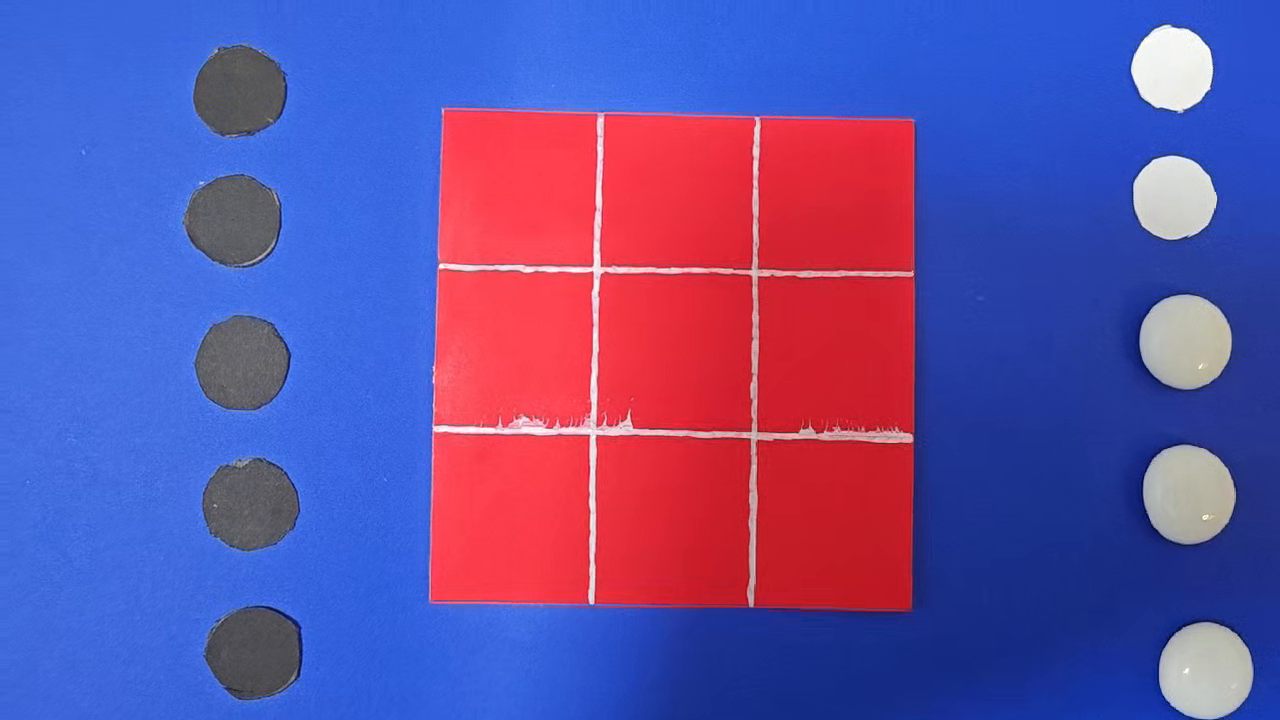
//> input picture frame 36 of images/blue_background_rotate.mp4, 1280 x 720 px
$ ./test   (built with g++ and OpenCV 4)
//> lines starting //> are read from the running program, lines starting //| are printed output that depends on the picture; after the words box and inside, x2 and y2 are one past the last pixel; in counts of white or black regions, pixels touching at a corner belong together
//
// Created by wjr on 2026/2/13.
//
#include "image_processor.h"

int main() {
    cv::VideoCapture capture("../images/blue_background_rotate.mp4");
    //cv::Mat3b chessboard_image=vision::read_image_from_source("../images/tic_tac_toe.jpg");
    while (true) {
        cv::Mat3b chessboard_image;
        capture>>chessboard_image;
//> chessboard_image is the input picture: 720 rows x 1280 cols, CV_8UC3; mean B, G, R 160.2, 81.8, 101.1

        cv::Mat hsv_image;
        cv::cvtColor(chessboard_image,hsv_image,cv::COLOR_BGR2HSV);
//> hsv_image: 720 rows x 1280 cols, CV_8UC3; mean H, S, V 126.7, 180.5, 200.6
        std::vector<cv::Mat> hsv_channels;
        cv::split(hsv_image,hsv_channels);

        cv::Mat grey_image;
        cv::cvtColor(chessboard_image,grey_image,cv::COLOR_BGR2GRAY);
        std::vector<cv::Mat> grey_channels;
        cv::split(grey_image,grey_channels);

        // [4 lines of commented-out code are left out]

        cv::medianBlur(hsv_channels[1],hsv_channels[1],19);
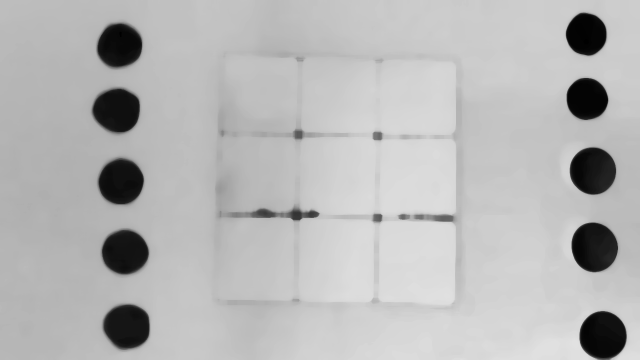
//> hsv_channels[1]: 720 rows x 1280 cols, CV_8UC1 (shown at 1/2 size); min 0, max 225, mean 182.7
        cv::GaussianBlur(hsv_channels[1],hsv_channels[1],cv::Size(7,7),0);
//> hsv_channels[1]: 720 rows x 1280 cols, CV_8UC1; 11.82% of pixels changed, all inside (x1, y1, x2, y2) = (0, 0, 1280, 720)
        cv::Mat1b thresh;
        cv::adaptiveThreshold(hsv_channels[1],thresh,255,cv::ADAPTIVE_THRESH_GAUSSIAN_C,cv::THRESH_BINARY,15,-2);
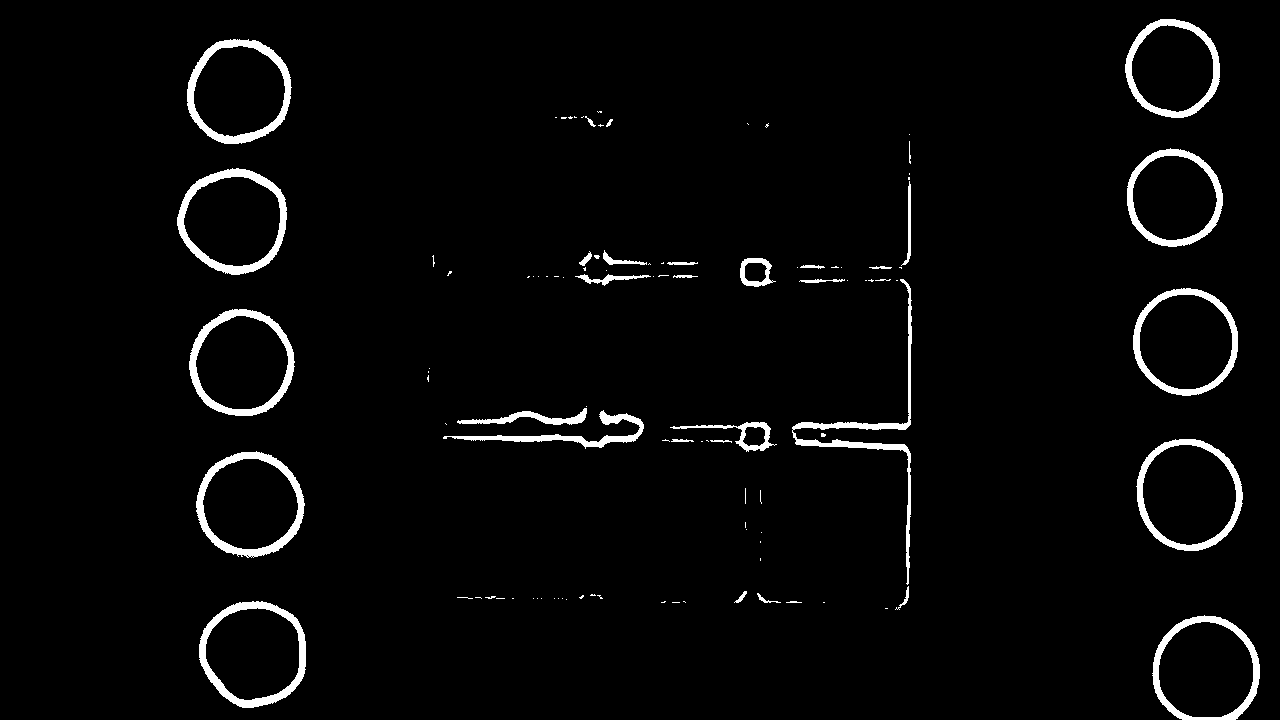
//> thresh: 720 rows x 1280 cols, CV_8UC1; 3.1% white; 105 white regions (71 under 20 px), largest, box (x1, y1, x2, y2) and area: (177, 168, 287, 275) 2374, (196, 451, 305, 558) 2305, (187, 39, 292, 144) 2299

        //---------------在这里使用与运算消除掉中间的框

        cv::Mat kernel=cv::getStructuringElement(cv::MORPH_ELLIPSE,cv::Size(5,5));
        cv::dilate(thresh,thresh,kernel);
        cv::erode(thresh,thresh,kernel);

        cv::Mat kernel1=cv::getStructuringElement(cv::MORPH_ELLIPSE,cv::Size(3,3));
        cv::erode(thresh,thresh,kernel1);
        cv::dilate(thresh,thresh,kernel1);
//> thresh: 720 rows x 1280 cols, CV_8UC1; 3.1% white; 54 white regions (20 under 20 px), largest, box (x1, y1, x2, y2) and area: (177, 168, 287, 275) 2381, (196, 451, 305, 558) 2322, (187, 39, 292, 144) 2302


        cv::Mat1b edge_image;
        cv::Canny(thresh,edge_image,50,150);
//> edge_image: 720 rows x 1280 cols, CV_8UC1; 1.1% white in thin lines or dots, all inside (x1, y1, x2, y2) = (176, 18, 1260, 720)

        std::vector<std::vector<cv::Point>> contours;
        std::vector<cv::Vec4i> hierarchy;
        cv::findContours(edge_image,contours,hierarchy,cv::RETR_EXTERNAL,cv::CHAIN_APPROX_NONE);
//> contours = 51 contours, 18 with area under 20; largest, box (x1, y1, x2, y2) and area: (1136, 438, 1243, 551) 9420, (176, 167, 287, 275) 9056, (198, 600, 306, 708) 9032, (195, 451, 305, 558) 8964, (1132, 287, 1238, 396) 8951

        std::vector<std::vector<cv::Point>> filter_contours;
        for (auto &p : contours) {
            std::cout<<cv::contourArea(p)<<std::endl;
            if (cv::contourArea(p) > 4000 && cv::contourArea(p) < 30000 && (4 * M_PI * cv::contourArea(p)) / std::pow(cv::arcLength(p,true),2) > 0.84) {
                filter_contours.push_back(p);
            }
        }
//> this loop made 51 passes
//| 7169
//| 56.5
//| 9032
//| 4
//| 8
//> (output is shown up to pass 5 of 51)

        //cv::Mat contours_image = cv::Mat::zeros(chessboard_image.rows,chessboard_image.cols,CV_8UC3);
        //cv::drawContours(contours_image,filter_contours,-1,cv::Scalar(0,255,0),1);

        std::vector<cv::Mat> piece;
        std::vector<cv::Scalar> mean_vals;
        std::vector<std::vector<cv::Point>> write_piece_contours;
        std::vector<std::vector<cv::Point>> black_piece_contours;

        for (int i=0;i<filter_contours.size();i++) {
            cv::Mat mask = cv::Mat::zeros(chessboard_image.rows,chessboard_image.cols,CV_8UC1);
            cv::drawContours(mask,filter_contours,i,cv::Scalar(255),-1);
            cv::Scalar mean_val = cv::mean(hsv_channels[2],mask);
            mean_vals.push_back(mean_val);
            std::cout<<mean_val<<std::endl;
            //cv::Mat roi;
            //cv::bitwise_and(chessboard_image,chessboard_image,roi,mask);
            //piece.push_back(roi);
        }
//> this loop made 10 passes
//> mean_val on passes 1 to 8: Scalar(190.8), Scalar(113), Scalar(128.3), Scalar(162.7), Scalar(132.1), Scalar(171.4), Scalar(131), Scalar(199.3)
//> (printed output is left out)
        double mean_mean_val = 0;
        for (auto &p : mean_vals) {
            mean_mean_val+=p[0];
        }
//> this loop made 10 passes
//> (p, mean_mean_val) on passes 1 to 8: (Scalar(190.8), 190.8), (Scalar(113), 303.8), (Scalar(128.3), 432.1), (Scalar(162.7), 594.8), (Scalar(132.1), 726.8), (Scalar(171.4), 898.3), (Scalar(131), 1029.3), (Scalar(199.3), 1228.5)
//> after the loop, mean_mean_val = 1577.1
        mean_mean_val /= mean_vals.size();
//> mean_mean_val = 157.7

        std::vector<cv::Point2f> black_piece_circles_center;
        std::vector<cv::Point2f> write_piece_circles_center;
        std::vector<float> black_piece_circles_radius;
        std::vector<float> write_piece_circles_radius;

        for (int i=0;i<mean_vals.size();i++) {
            if (mean_vals[i][0] < mean_mean_val-5 && mean_vals[i][0] < 160) {
                black_piece_contours.push_back(filter_contours[i]);
                cv::Point2f circle_center;
                float radius;
                cv::minEnclosingCircle(filter_contours[i],circle_center,radius);
                black_piece_circles_center.push_back(circle_center);
                black_piece_circles_radius.push_back(radius);
            }

            if (mean_vals[i][0] > mean_mean_val+5 && mean_vals[i][0] > 140) {
                write_piece_contours.push_back(filter_contours[i]);
                cv::Point2f circle_center;
                float radius;
                cv::minEnclosingCircle(filter_contours[i],circle_center,radius);
                write_piece_circles_center.push_back(circle_center);
                write_piece_circles_radius.push_back(radius);
            }
        }
//> this loop made 10 passes

        for (int i=0;i<write_piece_circles_center.size();i++) {
            cv::circle(chessboard_image,write_piece_circles_center[i],write_piece_circles_radius[i],cv::Scalar(0,0,255),2);
            cv::circle(chessboard_image,write_piece_circles_center[i],5,cv::Scalar(0,0,255),-1);
        }
//> this loop made 4 passes
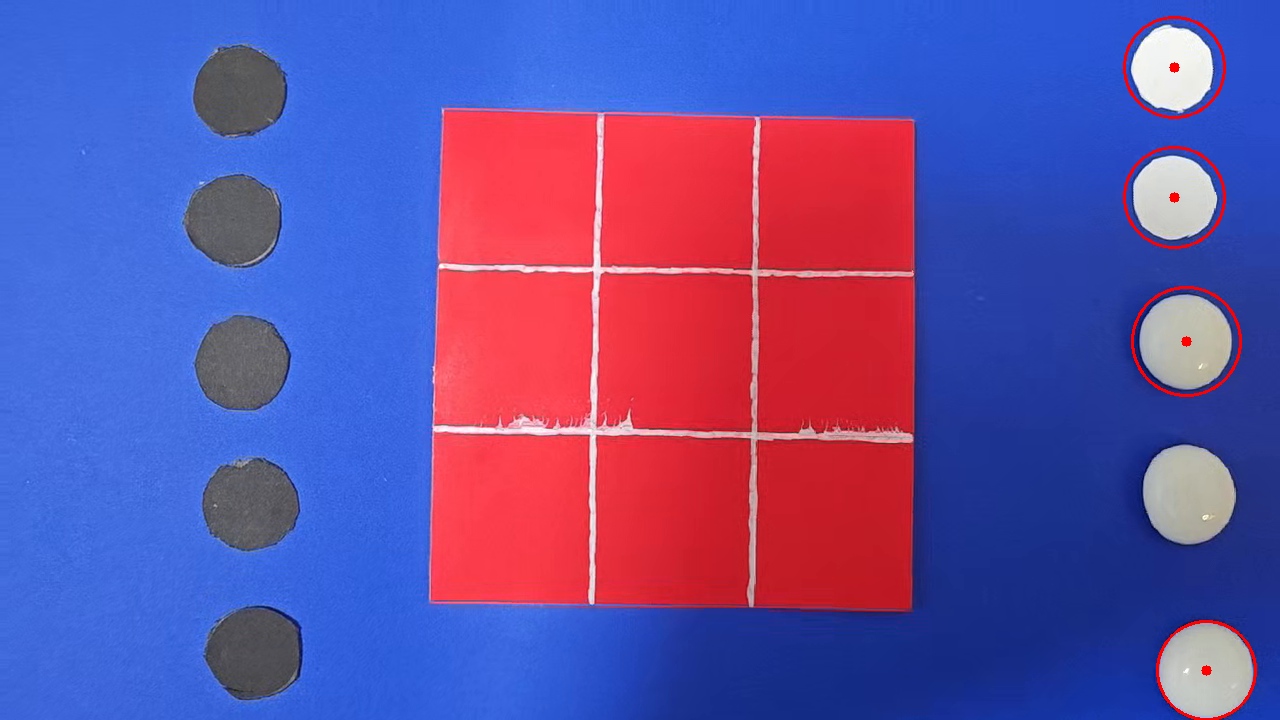
//> chessboard_image: 720 rows x 1280 cols, CV_8UC3; 0.45% of pixels changed, all inside (x1, y1, x2, y2) = (1123, 16, 1257, 720)

        for (int i=0;i<black_piece_circles_center.size();i++) {
            cv::circle(chessboard_image,black_piece_circles_center[i],black_piece_circles_radius[i],cv::Scalar(0,255,0),2);
            cv::circle(chessboard_image,black_piece_circles_center[i],5,cv::Scalar(0,255,0),-1);
        }
//> this loop made 5 passes
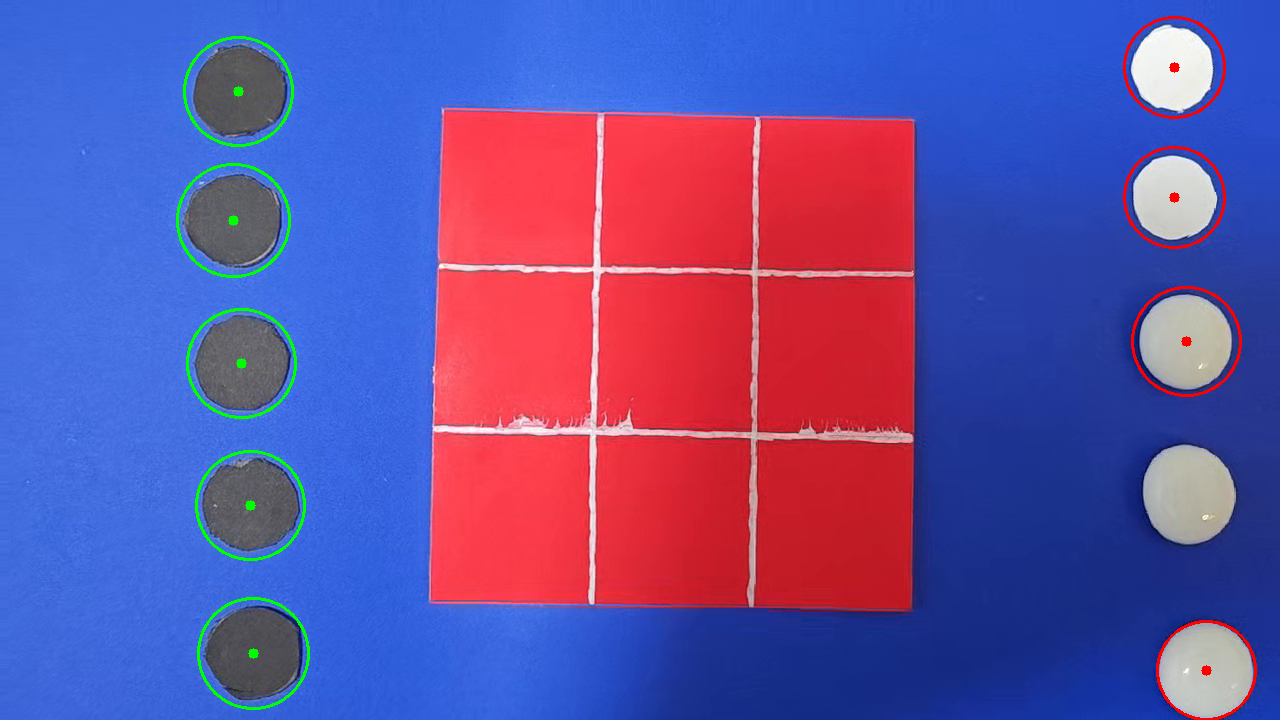
//> chessboard_image: 720 rows x 1280 cols, CV_8UC3; 0.61% of pixels changed, all inside (x1, y1, x2, y2) = (176, 36, 310, 710)

        // [7 lines of commented-out code are left out]

        cv::namedWindow("output",cv::WINDOW_NORMAL);
        cv::imshow("output",chessboard_image);
        cv::namedWindow("output1",cv::WINDOW_NORMAL);
        cv::imshow("output1",thresh);
        cv::waitKey(50);
    }
}

$ run again, starting later in the video
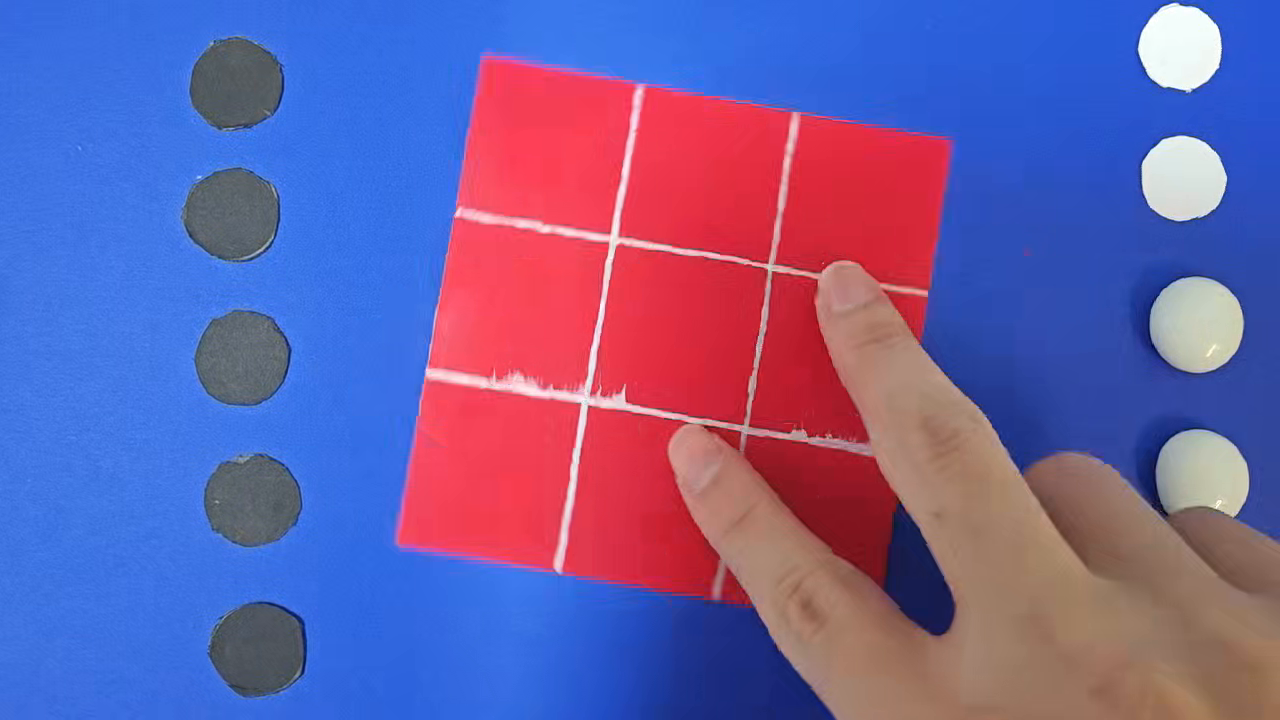
//> input picture frame 166 of images/blue_background_rotate.mp4, 1280 x 720 px
//> chessboard_image is the input picture: 720 rows x 1280 cols, CV_8UC3; mean B, G, R 160.6, 96.5, 111.5
//> hsv_image: 720 rows x 1280 cols, CV_8UC3; mean H, S, V 109.2, 164.8, 200.7
//> `cv::adaptiveThreshold(hsv_channels[1],thresh,255,cv::ADAPTIVE_THRESH_G..`:
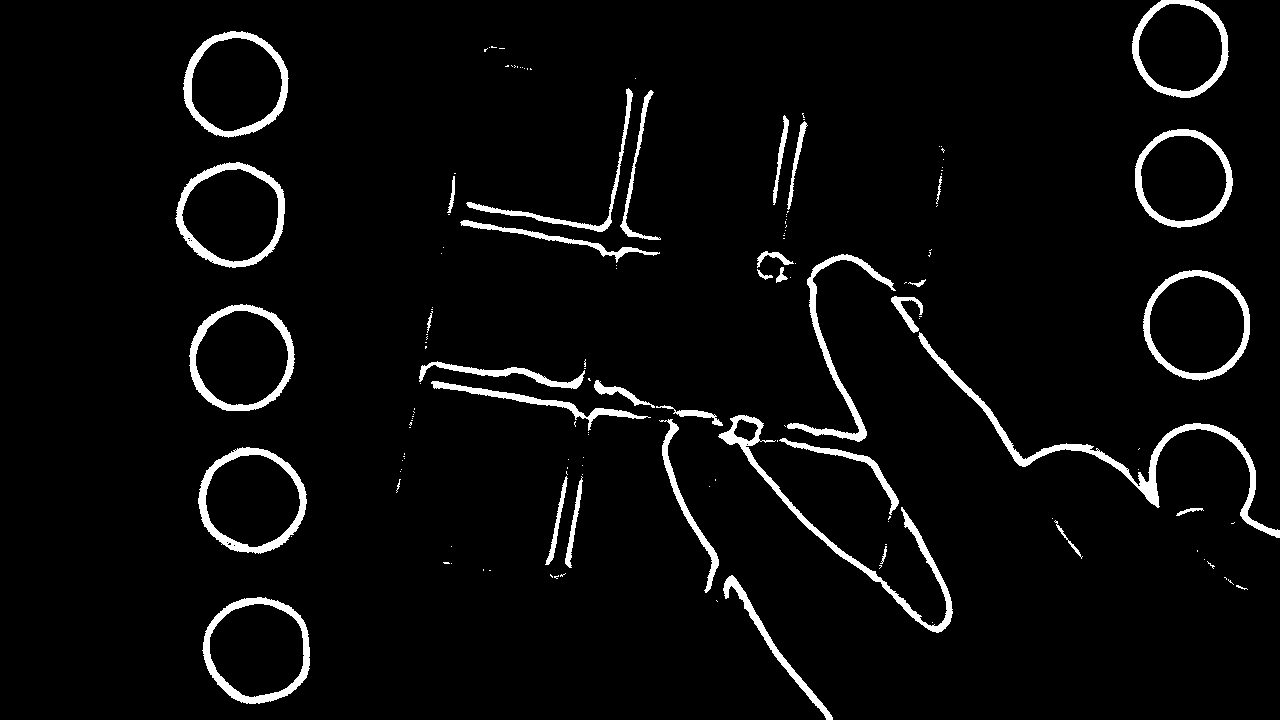
//> thresh: 720 rows x 1280 cols, CV_8UC1; 4.2% white; 146 white regions (108 under 20 px), largest, box (x1, y1, x2, y2) and area: (918, 332, 1280, 538) 3831, (718, 415, 953, 633) 3013, (198, 447, 307, 554) 2314
//> edge_image: 720 rows x 1280 cols, CV_8UC1; 1.5% white in thin lines or dots, all inside (x1, y1, x2, y2) = (175, 0, 1280, 720)
//> contours = 50 contours, 14 with area under 20; largest, box (x1, y1, x2, y2) and area: (1142, 269, 1250, 381) 9250, (202, 596, 310, 704) 9090, (175, 161, 285, 268) 8975, (197, 446, 307, 554) 8922, (189, 303, 295, 411) 8919
//> the loop `for (auto &p : contours)` made 50 passes
//| 9090
//| 4
//| 123
//| 10
//| 4
//> (output is shown up to pass 5 of 50)
//> the loop `for (int i=0;i<filter_contours.size();i++)` made 8 passes
//> mean_val on passes 1 to 8: Scalar(119.6), Scalar(133.8), Scalar(138), Scalar(182.5), Scalar(134.4), Scalar(212.5), Scalar(127.2), Scalar(248.3)
//> (printed output is left out)
//> the loop `for (auto &p : mean_vals)` made 8 passes
//> (p, mean_mean_val) on passes 1 to 8: (Scalar(119.6), 119.6), (Scalar(133.8), 253.5), (Scalar(138), 391.4), (Scalar(182.5), 573.9), (Scalar(134.4), 708.4), (Scalar(212.5), 920.9), (Scalar(127.2), 1048.1), (Scalar(248.3), 1296.4)
//> after the loop `for (auto &p : mean_vals)`: mean_mean_val = 1296.4
//> `mean_mean_val /= mean_vals.size();`: mean_mean_val = 162
//> the loop `for (int i=0;i<mean_vals.size();i++)` made 8 passes
//> the loop `for (int i=0;i<write_piece_circles_center.size();i++)` made 3 passes
//> the loop `for (int i=0;i<black_piece_circles_center.size();i++)` made 5 passes
//> after the loop `for (int i=0;i<black_piece_circles_center.size();i++)`:
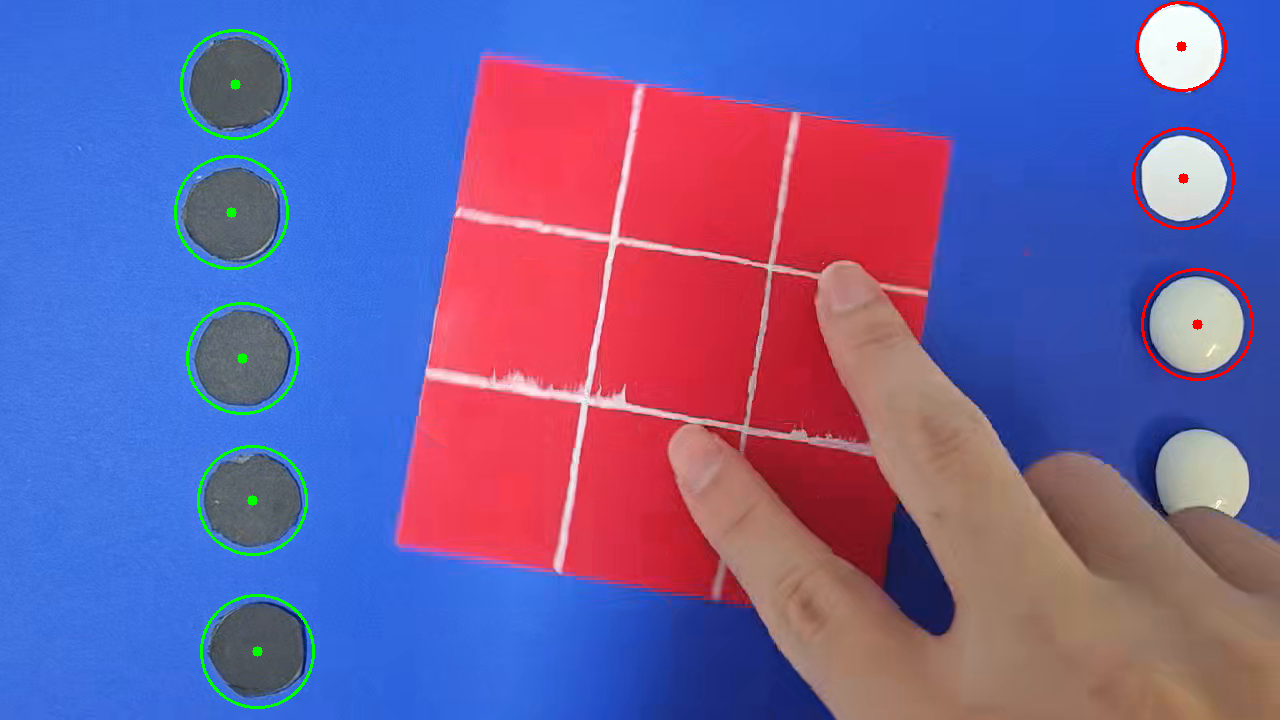
//> chessboard_image: 720 rows x 1280 cols, CV_8UC3; mean B, G, R 158.6, 97, 111.8
